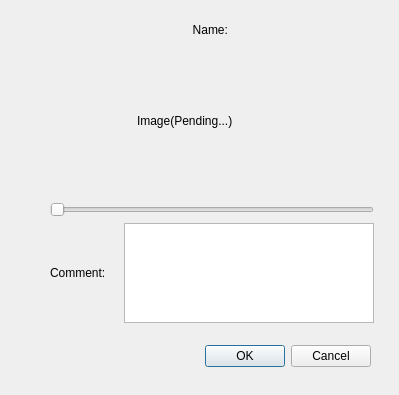
<?xml version="1.0" encoding="UTF-8"?>
<ui version="4.0">
 <class>WindowMark</class>
 <widget class="QDialog" name="WindowMark">
  <property name="geometry">
   <rect>
    <x>0</x>
    <y>0</y>
    <width>399</width>
    <height>395</height>
   </rect>
  </property>
  <property name="windowTitle">
   <string>Dialog</string>
  </property>
  <widget class="QDialogButtonBox" name="buttonBox">
   <property name="geometry">
    <rect>
     <x>30</x>
     <y>340</y>
     <width>341</width>
     <height>32</height>
    </rect>
   </property>
   <property name="orientation">
    <enum>Qt::Horizontal</enum>
   </property>
   <property name="standardButtons">
    <set>QDialogButtonBox::Cancel|QDialogButtonBox::Ok</set>
   </property>
  </widget>
  <widget class="QWidget" name="verticalLayoutWidget">
   <property name="geometry">
    <rect>
     <x>50</x>
     <y>20</y>
     <width>324</width>
     <height>303</height>
    </rect>
   </property>
   <layout class="QVBoxLayout" name="verticalLayout">
    <item>
     <layout class="QHBoxLayout" name="horizontalLayout_2">
      <item>
       <widget class="QLabel" name="name">
        <property name="text">
         <string>Name: </string>
        </property>
        <property name="alignment">
         <set>Qt::AlignCenter</set>
        </property>
       </widget>
      </item>
     </layout>
    </item>
    <item>
     <layout class="QHBoxLayout" name="horizontalLayout">
      <item>
       <widget class="QLabel" name="photo">
        <property name="minimumSize">
         <size>
          <width>150</width>
          <height>150</height>
         </size>
        </property>
        <property name="maximumSize">
         <size>
          <width>150</width>
          <height>150</height>
         </size>
        </property>
        <property name="text">
         <string>Image(Pending...)</string>
        </property>
       </widget>
      </item>
     </layout>
    </item>
    <item>
     <widget class="QSlider" name="sliderMark">
      <property name="maximum">
       <number>5</number>
      </property>
      <property name="orientation">
       <enum>Qt::Horizontal</enum>
      </property>
     </widget>
    </item>
    <item>
     <layout class="QHBoxLayout" name="horizontalLayout_3">
      <item>
       <widget class="QLabel" name="label">
        <property name="text">
         <string>Comment:</string>
        </property>
       </widget>
      </item>
      <item>
       <widget class="QTextEdit" name="comment">
        <property name="maximumSize">
         <size>
          <width>250</width>
          <height>100</height>
         </size>
        </property>
       </widget>
      </item>
     </layout>
    </item>
   </layout>
  </widget>
 </widget>
 <resources/>
 <connections>
  <connection>
   <sender>buttonBox</sender>
   <signal>accepted()</signal>
   <receiver>WindowMark</receiver>
   <slot>accept()</slot>
   <hints>
    <hint type="sourcelabel">
     <x>248</x>
     <y>254</y>
    </hint>
    <hint type="destinationlabel">
     <x>157</x>
     <y>274</y>
    </hint>
   </hints>
  </connection>
  <connection>
   <sender>buttonBox</sender>
   <signal>rejected()</signal>
   <receiver>WindowMark</receiver>
   <slot>reject()</slot>
   <hints>
    <hint type="sourcelabel">
     <x>316</x>
     <y>260</y>
    </hint>
    <hint type="destinationlabel">
     <x>286</x>
     <y>274</y>
    </hint>
   </hints>
  </connection>
 </connections>
</ui>
